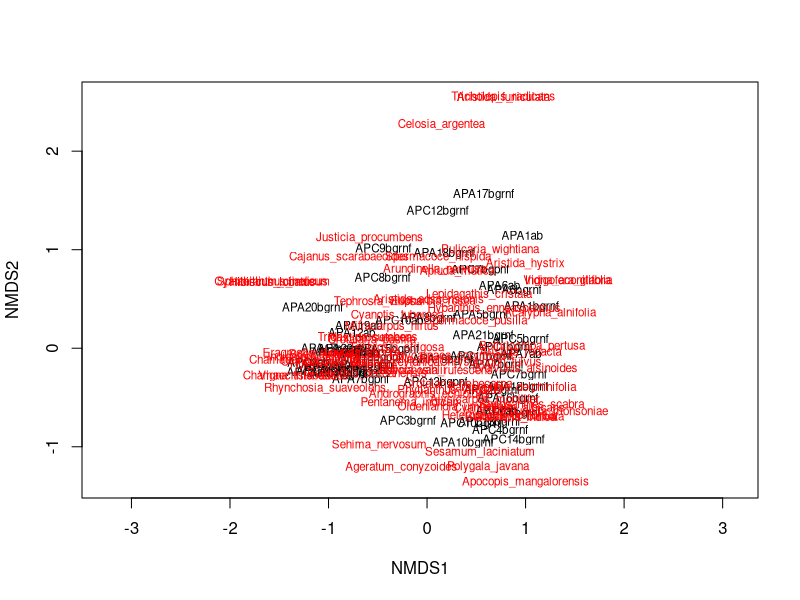
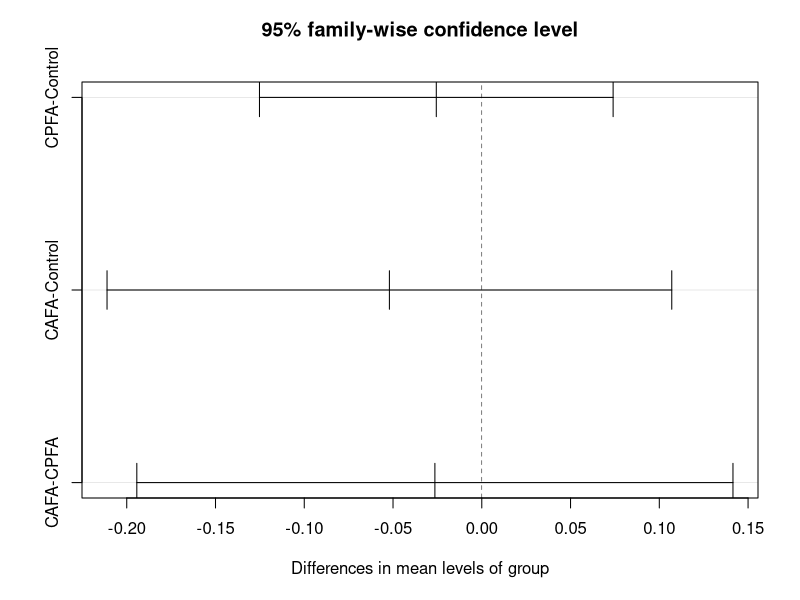

The R script that drew these images, in order: (Note: this script raises an error after producing the figures.)
# Packages----
library(tidyverse)
library(patchwork)
library(vegan)

# Data----
raw_dat <- read.csv(
  "biomass_data.csv",
  header = T,
  fill = TRUE,
  sep = ",",
  na.strings = c("", " ", "NA", "NA ", "na", "NULL")
)

# Data wrangling----
Site_dat <- raw_dat %>%
  mutate(
    Treatment = as.factor(Treatment),
    Life_form = as.factor(Life_form),
    Functional_groups = as.factor(Functional_groups)
  )

# create Site prep data
Site_prep <- Site_dat %>%
  arrange(Site, Treatment) %>%
  mutate(
    Treatment = case_when(
      Treatment == "ab" ~ "Control",
      # Cymbopogon present fire present
      Treatment == "bgpnf" ~ "CPFA",
      # Cymbopogon present fire absent
      Treatment == "bgrnf" ~ "CAFA" # Cymbopogon absent fire absent
    )
  )

# what is the summed biomass per Site with cymbopogon?
Site_sum <-
  Site_prep %>% group_by(Site, Treatment) %>%
  summarise(Site_biomass = sum(Weight)) %>%
  ungroup()

# Site_calc
Site_calc <- Site_prep %>% left_join(Site_sum) %>%
  mutate(
    relative_biomass = (Weight / Site_biomass) ,
    relative_biomass_p =  round(((
      Weight / Site_biomass
    ) * 100) , 2)
  )

# Absolute_biomass
absolute_weight <- Site_calc %>%
  select(Site, Treatment, Weight, Palatability) %>%
  group_by(Palatability, Treatment, Site) %>%
  summarise(Weight = sum(Weight)) %>%
  mutate(Treatment = factor(Treatment)) %>% # to order treatments in the plot
  mutate(Palatability = factor(Palatability)) %>%
  mutate(Palatability = fct_relevel(Palatability, c('Yes', 'No', 'Cymbopogon sp.'))) %>%
  mutate(Treatment = fct_relevel(Treatment, c("Control", "CPFA", "CAFA")))

# Relative_biomass
relative_weight <-
  Site_calc %>% select( Sci_name, Village, Site, Treatment, Palatability, relative_biomass) %>%
  group_by(Sci_name, Village, Treatment, Site, Palatability) %>%
  summarise(relative_biomass = (relative_biomass) * 100) %>%
  mutate(Treatment = factor(Treatment)) %>%
  mutate(Palatability = factor(Palatability)) %>%
  mutate(Palatability = fct_relevel(Palatability, c('Yes', 'No', 'Cymbopogon sp.'))) %>%
  mutate(Treatment = fct_relevel(Treatment, c("Control", "CPFA", "CAFA"))) %>% 
  arrange(Site) %>% ungroup()

# df of top 10 species----
species_biomass <- Site_calc %>%
  select(Treatment, Weight, Sci_name) %>%
  group_by(Sci_name, Treatment,) %>%
  summarise(Weight = sum(Weight)) %>%
  mutate(Treatment = fct_relevel(Treatment, c("Control", "CPFA", "CAFA")))

treatment_total <-
  species_biomass %>% 
  group_by(Treatment) %>% 
  summarise(group_biomass= sum(Weight))

top10_biomass <- left_join(x= species_biomass, 
                           y = treatment_total, 
                           "Treatment") %>% 
  mutate(Treatment= as.factor(Treatment)) %>% 
  mutate(relative_biomass= (Weight/group_biomass)*100) %>% 
  group_by(Treatment) %>% top_n(10) %>%
  arrange(Treatment, relative_biomass) %>%
  mutate(Treatment = fct_relevel(Treatment, c("Control", "CPFA", "CAFA")))

# Making nmds metrics
eghats_details <- relative_weight %>% select(Village, Treatment, Site) %>% distinct()

eghats_species_details <- relative_weight %>% select(Sci_name, Palatability) %>% distinct()

# create a Site by species matrix
relative_weight_matrix <- relative_weight %>%  select(Site, Sci_name, relative_biomass) %>%
  mutate(Sci_name = str_replace(Sci_name, " ", "_")) %>%
  group_by(Site) %>%
  spread(Sci_name, relative_biomass) %>% replace(is.na(.), 0) %>%
  `row.names<-`(., NULL) %>% 
  column_to_rownames(var = "Site")


# run NMDS with  bray curtis distance
# https://chrischizinski.github.io/rstats/vegan-ggplot2/

set.seed(1980)
eghats.mds <- metaMDS(relative_weight_matrix, distance = "bray", autotransform = FALSE)
# stress is 0.18 ideal is less than 0.2

plot(eghats.mds, type = "t")

# permutation test----
relative_weight_matrix_1 <- relative_weight %>%  select(Site, Sci_name, relative_biomass) %>%
  mutate(Sci_name = str_replace(Sci_name, " ", "_")) %>%
  group_by(Site) %>%
  spread(Sci_name, relative_biomass) %>% replace(is.na(.), 0) %>%
  `row.names<-`(., NULL)

data <- eghats_details %>% left_join(relative_weight_matrix_1) %>% select(-Site)

dataM <- data %>% 
  select(-c(Village, Treatment)) %>% 
  as.matrix() 

rownames(dataM) <- data$Village

# Bray-Curtis
distances <- vegdist(dataM, 
                     distance = 'bray')
# order of samples
distances_groups <- data[match(labels(distances),
                               data$Village),]$Treatment 
# beta dispersion
distances_betadispersion <- betadisper(distances, 
                                       distances_groups)
anova(distances_betadispersion) # not met, p < 0.05

# test homogenous dispersion/Permutation test for F
pmod <- permutest(distances_betadispersion, permutations = 99, pairwise = TRUE)

## Tukey's Honest Significant Differences
(mod.HSD <- TukeyHSD(distances_betadispersion))
plot(mod.HSD)

# Village scores for ggplot
data.scores <- as.data.frame(scores(eghats.mds))  #Using the scores function from vegan to extract the Village scores and convert to a data.frame
data.scores$Site <- rownames(data.scores)  # create a column of Village names, from the rownames of data.scores

eghats.scores <- data.scores %>% 
  left_join(eghats_details) %>% arrange(Treatment)

# species scores
species.scores <- as.data.frame(scores(eghats.mds, "species"))  #Using the scores function from vegan to extract the species scores and convert to a data.frame
species.scores$species <- rownames(species.scores)  # create a column of species, from the rownames of species.scores

eghats.species.scores <- species.scores %>% 
  mutate(Sci_name = species) %>% select(-species) %>%
  mutate(Sci_name = str_replace(Sci_name, "_", " ")) %>%
  left_join(eghats_species_details)

# convex hull values for treatments
eghats.ctl <-
  eghats.scores[eghats.scores$Treatment == "Control",][chull(eghats.scores[eghats.scores$Treatment ==
                                                                             "Control", c("NMDS1", "NMDS2")]),]  
eghats.cpfa <-
  eghats.scores[eghats.scores$Treatment == "CPFA",][chull(eghats.scores[eghats.scores$Treatment ==
                                                                          "CPFA", c("NMDS1", "NMDS2")]),]
eghats.cafa <-
  eghats.scores[eghats.scores$Treatment == "CAFA",][chull(eghats.scores[eghats.scores$Treatment ==
                                                                          "CAFA", c("NMDS1", "NMDS2")]),]

hull.data <- rbind(eghats.ctl, eghats.cpfa, eghats.cafa)  #combine groups
hull.data

# nmdsplot----
treatment_colors <- c("Control" = "#3b5d4d", "CPFA" = "#c5af99","CAFA" = "#ffd365")

nmdsplot <- ggplot() +
  geom_point(
    data = hull.data,
    aes(
      x = NMDS1,
      y = NMDS2,
      shape = Treatment,
      colour = Treatment
    ),
    size = 2
  ) + # add the point markers
  geom_polygon(
    data = hull.data,
    aes(
      x = NMDS1,
      y = NMDS2,
      fill = Treatment,
      group = Treatment
    ),
    alpha = 0.30
  ) + # add the convex hulls
  #geom_text(data=eghats.species.scores, aes(x=NMDS1,y=NMDS2,label=Sci_name),alpha=0.5) +  # add the species labels
  scale_color_manual(values = treatment_colors) +
  scale_fill_manual(values = treatment_colors ) +
  coord_equal() +
  theme_bw() +
  theme(
    axis.text.x = element_blank(),
    # remove x-axis text
    axis.text.y = element_blank(),
    # remove y-axis text
    axis.ticks = element_blank(),
    # remove axis ticks
    axis.title.x = element_text(size = 12),
    # remove x-axis labels
    axis.title.y = element_text(size = 12),
    # remove y-axis labels
    panel.grid.major = element_blank(),
    #remove major-grid labels
    panel.grid.minor = element_blank(),
    #remove minor-grid labels
  ) +
  theme(legend.position = 'right')

nmdsplot+
  annotate(
    geom = "text",
    x = -1.03,
    y = 0.5,
    size = 3,
    label = "Cymbopogon spp.",
    color = "red",
    fontface = 'italic'
  )+ 
  annotate(
    geom = "text",
    x = -0.4,
    y = 1.1,
    size = 3,
    label = "A. nervosa",
    color = "black",
    fontface = 'italic'
  )+ 
  annotate(
    geom = "text",
    x = 0.16,
    y = 1.5,
    size = 3,
    label = "A. nervosa",
    color = "black",
    fontface = 'italic'
  )+ 
  annotate(
    geom = "text",
    x = 0.6,
    y = 1.65,
    size = 3,
    label = "P. wightiana",
    color = "black",
    fontface = 'italic'
  )+ 
  annotate(
    geom = "text",
    x = -0.3,
    y = -0.85,
    size = 3,
    label = "A. mutica",
    color = "black",
    fontface = 'italic'
  )+ 
  annotate(
    geom = "text",
    x = 0.4,
    y = -1.05,
    size = 3,
    label = "H. contortus",
    color = "black",
    fontface = 'italic'
  )+ 
  annotate(
    geom = "text",
    x = 0.9,
    y = -1.04,
    size = 3,
    label = "H. contortus",
    color = "black",
    fontface = 'italic'
  )+ 
  annotate(
    geom = "text",
    x = 1.01,
    y = 0.5,
    size = 3,
    label = "L. cristata",
    color = "black",
    fontface = 'italic'
  )

# Save image----
ggsave('fig_7_nmds.jpg', width = 10, height = 6, dpi = 300) 

top10_hist <- ggplot(top10_biomass, aes(relative_biomass, Sci_name, fill=Treatment))+
  geom_histogram(stat = 'identity')+
  facet_grid(~Treatment)+
  scale_color_manual(values = treatment_colors)  +
  scale_fill_manual(values = treatment_colors)+
  theme_bw()+
  theme(axis.ticks = element_blank(),  # remove axis ticks
        axis.title.x = element_text(size=12), # remove x-axis labels
        axis.title.y = element_text(size=12), # remove y-axis labels
        axis.text.y= element_text(size = 11 ,face = 'italic'),
        panel.background = element_blank(), 
        panel.grid.major = element_blank(),  #remove major-grid labels
        panel.grid.minor = element_blank())+  #remove minor-grid labels
  theme(legend.position = 'none')+
  aes(y = reorder(Sci_name, relative_biomass))+
  labs(x=' Relative biomass', y= 'Scientific names')
top10_hist
# ggsave('fig_7_topten.jpg', width = 10, height = 6, dpi = 300)

# For my own understanding:
# In this ordination, the closer two points are, the more similar the corresponding samples are with respect to the variables that went into making the NMDS plot.
# The closer the points/samples are together in the ordination space, the more similar their plant communities.
# In the histogram we can see the species responsible for the result in NMDS
# We can see the names of top 10 species responsible for this result

# statistical analysis----
# ? is composition different across our treatments- may be not because there is 
# a lot of overlap.

